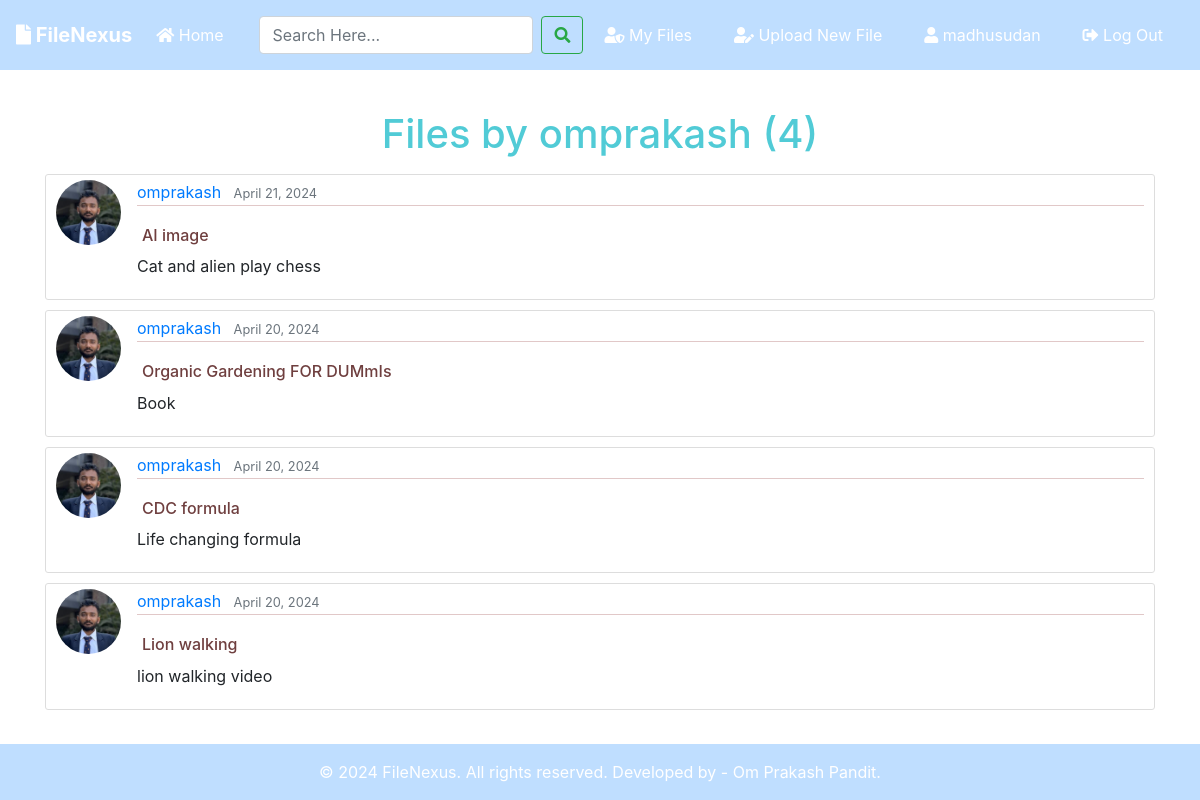
The page /user/omprakash (signed in) on the database its author committed.
### blog/models.py (models this page shows, shortened)
class Post(models.Model):
	title = models.CharField(max_length=100)
	file = models.FileField(null=True,blank=True,upload_to='Files')
	content = models.TextField()
	date_posted = models.DateTimeField(default=timezone.now)
	author = models.ForeignKey(User, on_delete=models.CASCADE)
	downloadable = models.BooleanField(default=True)

### users/models.py (models this page shows, shortened)
class Profile(models.Model):
    user = models.OneToOneField(User, on_delete=models.CASCADE)
    image = models.ImageField(default='default.jpg', upload_to='profile_pics')

### blog/views.py (the view)
# urls.py: path('user/<str:username>', UserPostListView.as_view(), name='user-posts'),
class UserPostListView(ListView):
    model = Post
    template_name = 'blog/user_posts.html'  # <app>/<model>_<viewtype>.html
    context_object_name = 'posts'
    paginate_by = 4
    def get_queryset(self):
        user = get_object_or_404(User, username=self.kwargs.get('username'))
        return Post.objects.filter(author=user).order_by('-date_posted')

### blog/templates/blog/user_posts.html (shortened to what this page needs)
{% extends "blog/base.html" %}
{% block content %}
    <h1 class="mb-3">Files by {{ view.kwargs.username }} ({{ page_obj.paginator.count }})</h1>
    {% for post in posts %}
        <article class="media content-section">
          <img class="rounded-circle article-img" src="{{ post.author.profile.image.url }}">
          <div class="media-body">
            <div class="article-metadata">
              <a class="mr-2" href="{% url 'user-posts' post.author.username %}">{{ post.author }}</a>
              <small class="text-muted">{{ post.date_posted|date:"F d, Y" }}</small>
            </div>
            <h2><a class="article-title" href="{% url 'post-detail' post.id %}">{{ post.title }}</a></h2>
            <p class="article-content">{{ post.content }}</p>
          </div>
        </article>
    {% endfor %}
{% endblock content %}

### blog/templates/blog/base.html (shortened to what this page needs)
{% load static %}
{% load tz %}
<!doctype html>
<html lang="en">
<head>
    <link rel="stylesheet" href="https://stackpath.bootstrapcdn.com/bootstrap/4.3.1/css/bootstrap.min.css">
    <link rel="stylesheet" href="https://use.fontawesome.com/releases/v5.8.1/css/all.css">
    <link rel="stylesheet" href="{% static 'blog/main.css' %}">
</head>
<body>
    <nav class="navbar navbar-expand-lg navbar-dark bg-dark">
        <a class="navbar-brand font-weight-bold" href="{% url 'blog-home' %}"><i class="fas fa-file"></i> FileNexus</a>
        <div class="collapse navbar-collapse" id="navbarSupportedContent">
            <ul class="navbar-nav mr-auto">
                <li class="nav-item active">
                    <a class="nav-link" href="{% url 'blog-home' %}"><i class="fas fa-home"></i> Home <span class="sr-only">(current)</span></a>
                </li>
            </ul>
            <form id="searchform" class="form-inline" action="{% url 'search' %}" method="get">
                <input class="form-control mr-sm-2" type="search" name="q" value="{{ request.GET.q }}" placeholder="Search Here..." aria-label="Search">
                <button class="btn btn-outline-success my-2 my-sm-0" type="submit"><i class="fa fa-search"></i></button>
            </form>
            {% if user.is_authenticated %}
            <a href="{% url 'user-posts' user %}" class="btn text-white m-2"><i class="fas fa-user-shield"></i> My Files</a>
            <a href="{% url 'post-create' %}" class="btn text-white m-2"><i class="fas fa-user-edit"></i> Upload New File</a>
            <a href="{% url 'profile' %}" class="btn text-white m-2"><i class="fas fa-user"></i> {{ user.username }}</a>
            <form action="{% url 'logout' %}" method="post" style="display: inline;">
                <button type="submit" class="btn text-white m-2"><i class="fas fa-sign-out-alt"></i> Log Out</button>
            </form>
            {% else %}
            <a href="{% url 'login' %}" class="btn text-white m-2"><i class="fas fa-user-tie"></i> Log In</a>
            <a href="{% url 'register' %}" class="btn text-white m-2"> <i class="fas fa-sign-in-alt"></i> Sign Up</a>
            {% endif %}
        </div>
    </nav>
    <div class="container my-bg">
        {% block content %}
        {% endblock %}
    </div>
    <footer class="footer bg-dark text-white">
        <div class="container text-center py-3">
            © {% now "Y" %} FileNexus. All rights reserved. Developed by - Om Prakash Pandit.
        </div>
    </footer>
</body>
</html>

### blog/static/blog/main.css (style rules this page uses)
html { height: 100%; }
body { background-image: url('https://images.pexels.com/photos/956999/milky-way-starry-sky-night-sky-star-956999.jpeg?auto=compress&cs=tinysrgb&w=1260&h=750&dpr=1'); background-size: cover; background-position: center; background-repeat: no-repeat; background-attachment: fixed; display: flex; flex-direction: column; min-height: 100vh; margin: 0; }
.bg-dark { background-color: rgba(0, 123, 255, .25) !important; }
h2, h3, h4, h5, h6 { color: #58c5cf; margin: 5px; }
h1 { color: #51cbd6; margin: 20px; text-align: center; }
ul { margin: 0; }
.content-section { background: #ffffff; padding: 5px 10px; border: 1px solid #dddddd; border-radius: 3px; margin-bottom: 10px; }
.article-title { color: #6f3f3f; font-size: medium; }
.article-content { white-space: pre-line; }
.article-img { height: 65px; width: 65px; margin-right: 16px; }
.article-metadata { padding-bottom: 1px; margin-bottom: 4px; border-bottom: 1px solid #e1c8c8 }
.container.my-bg { flex: 1 0 auto; margin-top: 20px; }
.footer { background-color: #343a40; color: white; flex-shrink: 0; width: 100%; }

### rows shown on the page
Post: author.profile.image (picture), author "omprakash", date_posted "April 21, 2024", title "AI image", content "Cat and alien play chess"
Post: author.profile.image (picture), author "omprakash", date_posted "April 20, 2024", title "Organic Gardening FOR DUMmIs", content "Book"
Post: author.profile.image (picture), author "omprakash", date_posted "April 20, 2024", title "CDC formula", content "Life changing formula"
Post: author.profile.image (picture), author "omprakash", date_posted "April 20, 2024", title "Lion walking", content "lion walking video"

### other values the page prints
{{ user.username }} "madhusudan"
{{ view.kwargs.username }} "omprakash"
{{ page_obj.paginator.count }} "4"
